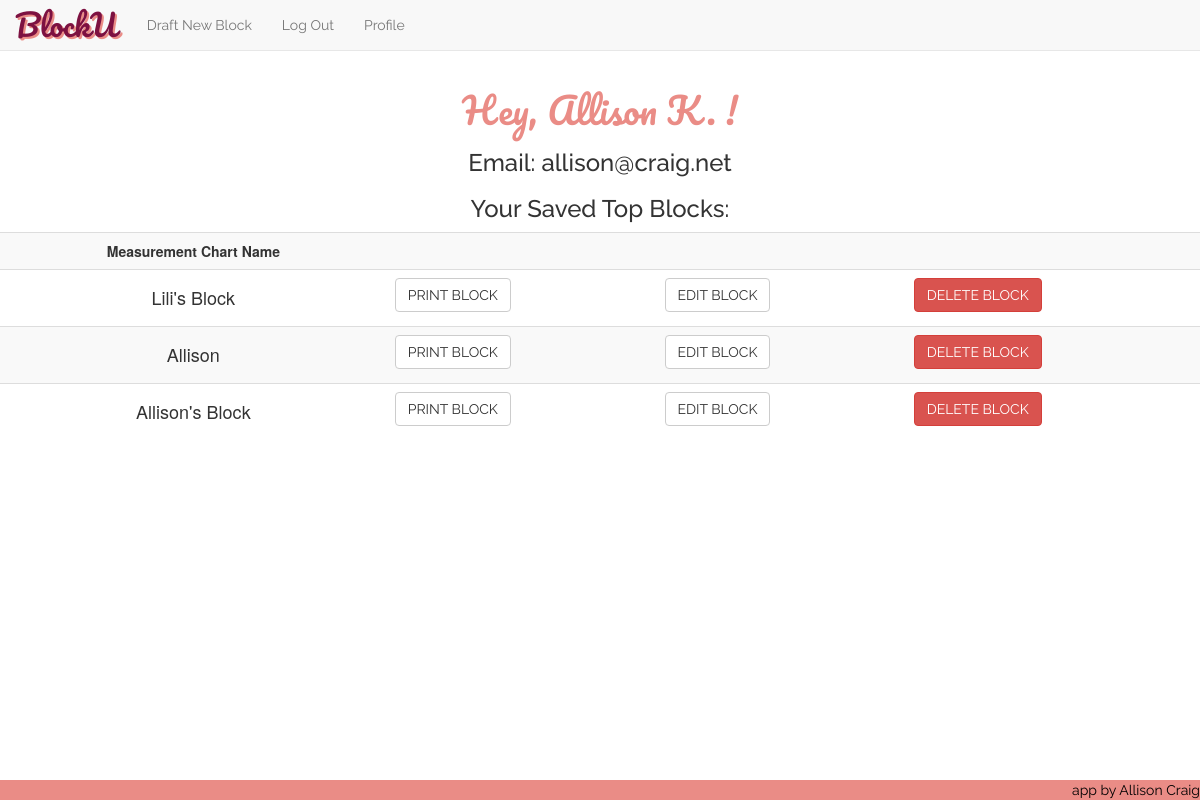
/profile (signed in), run on an earlier commit of the app's database.
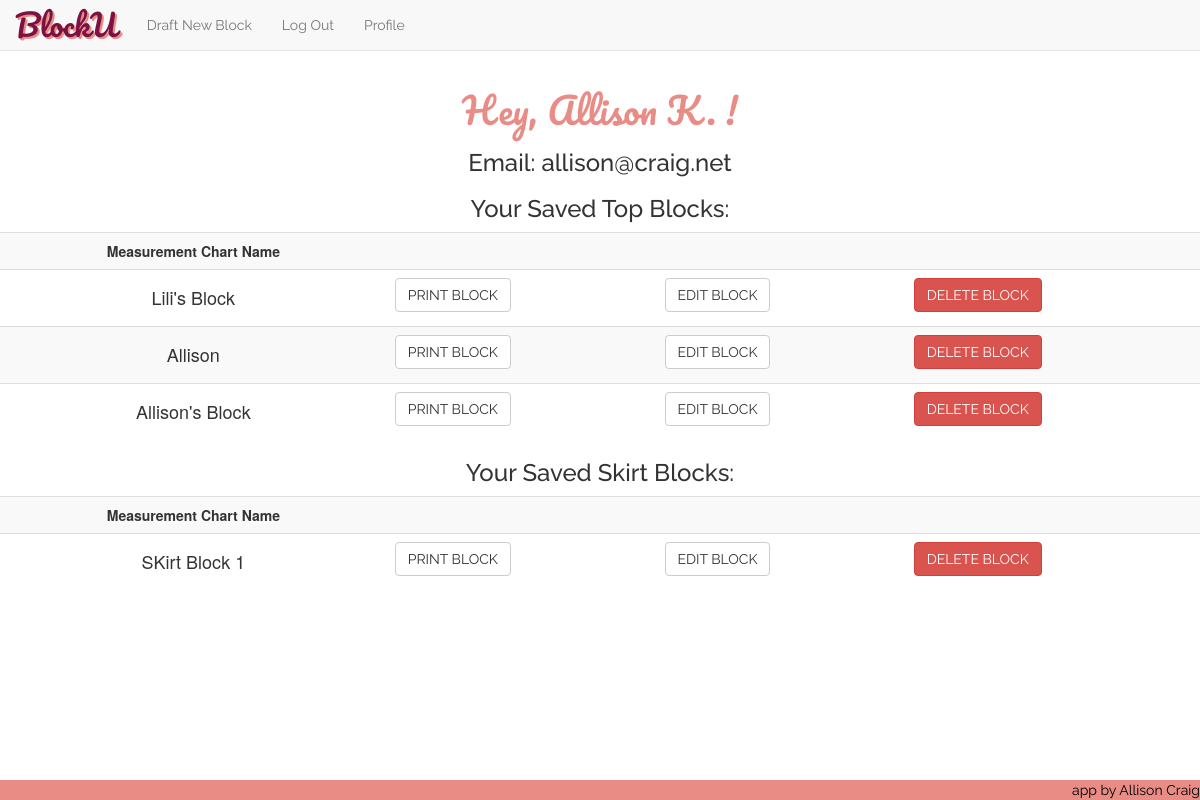
And on a later commit of the database.
### model.py (models this page shows, shortened)
class User(db.Model):
    __tablename__ = "Users"
    user_id = db.Column(db.Integer, autoincrement=True, primary_key=True)
    fb_id = db.Column(db.String(64), unique=True, nullable=True)
    email = db.Column(db.String(64), unique=True, nullable=False)
    password = db.Column(db.String(64), nullable=True)
    fname = db.Column(db.String(15), nullable=False)

class Measurement_Chart_Top(db.Model):
    __tablename__ = "Measurement_Chart_Tops"
    chart_id = db.Column(db.Integer, autoincrement=True, primary_key=True)
    nickname = db.Column(db.Integer, nullable=False)
    user_id = db.Column(db.String(100), db.ForeignKey('Users.user_id'))
    bust = db.Column(db.Integer, nullable=False)
    waist = db.Column(db.Integer, nullable=False)
    full_length = db.Column(db.Integer, nullable=False)
    center_front = db.Column(db.Integer, nullable=False)
    front_shoulder_slope = db.Column(db.Integer, nullable=False)
    strap = db.Column(db.Integer, nullable=False)
    front_across_shoulder = db.Column(db.Integer, nullable=False)
    across_chest = db.Column(db.Integer, nullable=False)
    bust_depth = db.Column(db.Integer, nullable=False)
    shoulder_length = db.Column(db.Integer, nullable=False)
    bust_arc = db.Column(db.Integer, nullable=False)
    bust_span = db.Column(db.Integer, nullable=False)
    waist_arc = db.Column(db.Integer, nullable=False)
    dart_placement = db.Column(db.Integer, nullable=False)
    side_length = db.Column(db.Integer, nullable=False)
    full_length_back = db.Column(db.Integer, nullable=False)
    center_back = db.Column(db.Integer, nullable=False)
    back_shoulder_slope = db.Column(db.Integer, nullable=False)
    across_back = db.Column(db.Integer, nullable=False)
    back_arc = db.Column(db.Integer, nullable=False)
    waist_arc_back = db.Column(db.Integer, nullable=False)
    back_neck = db.Column(db.Integer, nullable=False)
    back_across_shoulder = db.Column(db.Integer, nullable=False)
    back_dart_intake = db.Column(db.Integer, nullable=False)
    user = db.relationship("User",
                           backref=db.backref("Measurement_Chart_Tops"))

class Measurement_Chart_Skirt(db.Model):
    __tablename__ = "Measurement_Chart_Skirts"
    chart_id = db.Column(db.Integer, autoincrement=True, primary_key=True)
    nickname = db.Column(db.Integer, nullable=False)
    user_id = db.Column(db.String(100), db.ForeignKey('Users.user_id'))
    waist = db.Column(db.Integer, nullable=False)
    hip = db.Column(db.Integer, nullable=False)
    center_front_hip_depth = db.Column(db.Integer, nullable=False)
    back_hip_arc = db.Column(db.Integer, nullable=False)
    center_back_hip_depth = db.Column(db.Integer, nullable=False)
    front_hip_arc = db.Column(db.Integer, nullable=False)
    dart_placement = db.Column(db.Integer, nullable=False)
    user = db.relationship("User",
                           backref=db.backref("Measurement_Chart_Skirts"))

### server.py (the view)
@app.route('/profile')
def user_profile_page():
    user_email = session['logged_in_customer_email']
    user = User.query.filter(User.email==user_email).one()
    current_user_id = user.user_id
    saved_blocks_tops = Measurement_Chart_Top.query.filter(Measurement_Chart_Top.user_id==current_user_id).all()
    saved_blocks_skirts = Measurement_Chart_Skirt.query.filter(Measurement_Chart_Skirt.user_id==current_user_id).all()
    return render_template("profile.html", user=user, session=session, savedblockstops=saved_blocks_tops, savedblocksskirts=saved_blocks_skirts)

### server.py (called while the page is built)
@app.before_request
def add_tests():
    g.jasmine_tests = JS_TESTING_MODE

### templates/profile.html (shortened to what this page needs)
{% extends 'base.html' %}
{% block content %}
<center><h1 class='heading-titles'>Hey, {{ user.fname }} !</h1></center>
<center><h3 class="raleway">Email: {{ user.email }}</h3></center>
{% if savedblockstops %}
<center><h3 class="raleway">Your Saved Top Blocks: </h3></center>
<table class="table table-hover table-striped">
	<th><center>Measurement Chart Name</center></th>
	<th></th>
	<th></th>
	<th></th>
{% for sblocktop in savedblockstops %}
	<tr class="saved-block">
		<td><center><h4>{{ sblocktop.nickname }}</h4></center>
		<center>
			<td><form action='/print/{{sblocktop.chart_id}}'>
				<button class="btn btn-default">PRINT BLOCK</button>
			</form></td>
			<td><form action='/edit/{{sblocktop.chart_id}}'>
				<button class="btn btn-default" value="{{ sblocktop.chart_id }}">EDIT BLOCK</button>
			</form></td>
			<td><button class="btn btn-danger delete-btn" name='chart-id' value="{{ sblocktop.chart_id }}">DELETE BLOCK</button></td>
		</center>
		</td>
	</tr>
{% endfor %}
</table>
{% endif %}
{% if savedblocksskirts %}
<center><h3 class="raleway">Your Saved Skirt Blocks: </h3></center>
<table class="table table-hover table-striped">
	<th><center>Measurement Chart Name</center></th>
	<th></th>
	<th></th>
	<th></th>
{% for sblockskirt in savedblocksskirts %}
	<tr class="saved-block">
		<td><center><h4>{{ sblockskirt.nickname }}</h4></center>
		<center>
			<td><form action='/print/{{sblockskirt.chart_id}}'>
				<button class="btn btn-default">PRINT BLOCK</button>
			</form></td>
			<td><form action='/edit/{{sblockskirt.chart_id}}'>
				<button class="btn btn-default" value="{{ sblockskirt.chart_id }}">EDIT BLOCK</button>
			</form></td>
			<td><button class="btn btn-danger delete-btn" name='chart-id' value="{{ sblockskirt.chart_id }}">DELETE BLOCK</button></td>
		</center>
		</td>
	</tr>
{% endfor %}
</table>
{% endif %}
{% endblock %}

### templates/base.html (shortened to what this page needs)
<!DOCTYPE html>
<html>
<head>
	<link rel='stylesheet' href='/static/css/style.css'>
	<link rel='stylesheet' href='/static/css/bootstrap.min.css'>
</head>
<body>
	<nav class="navbar navbar-default navbar-fixed-top">
			<a class="navbar-brand" id="corner-logo" href="/">BlockU</a>
			<ul class="nav navbar-nav">
			{% if session['current_user_id'] is defined %}
				<li><a href="/choose-block">Draft New Block</a></li>
                <li><a href="/logout" id="logout">Log Out</a></li>
                <li><a href="/profile" id="profile">Profile</a></li>
            {% else %}
                  <li><a href="/login">Log In</a></li>
                  <li><a href="/register">Register</a></li>
<!--                   <li><a href="/fb-login">Login with Facebook</a></li>
 -->                {% endif %}
             </ul>
	</nav>
	{% block content %}{% endblock %}
	<footer><a href="https://github.com/allisonkcraig" target="blank" id="footer-a">app by Allison Craig</a></footer>
</body>
</html>

### static/css/style.css (style rules this page uses)
body { padding-top: 70px; margin-bottom: 2em; padding-bottom: 4em; }
.btn { font-family: "Raleway"; }
.heading-titles { font-family: 'Pacifico', cursive; color: #EA8C86; }
#corner-logo { font-family: 'Pacifico', cursive; font-size: 30px; text-decoration: none; text-shadow: 2px 2px #EA8C86; color: #7D1141; }
.navbar { font-family: "Raleway"; }
footer { font-family: "Raleway"; background-color: #EA8C86; position:fixed; left:0px; bottom:0px; height:20px; width:100%; }
#footer-a { text-decoration: none; color: black; float: right; }
.raleway { font-family: "Raleway"; }

What changed in the data, as far as the page shows it:
added Measurement_Chart_Skirt: nickname "SKirt Block 1", {{ sblockskirt.chart_id }} 1 (drawn)
Also different on the page:
text now shown: "Your Saved Skirt Blocks: Measurement Chart Name"
